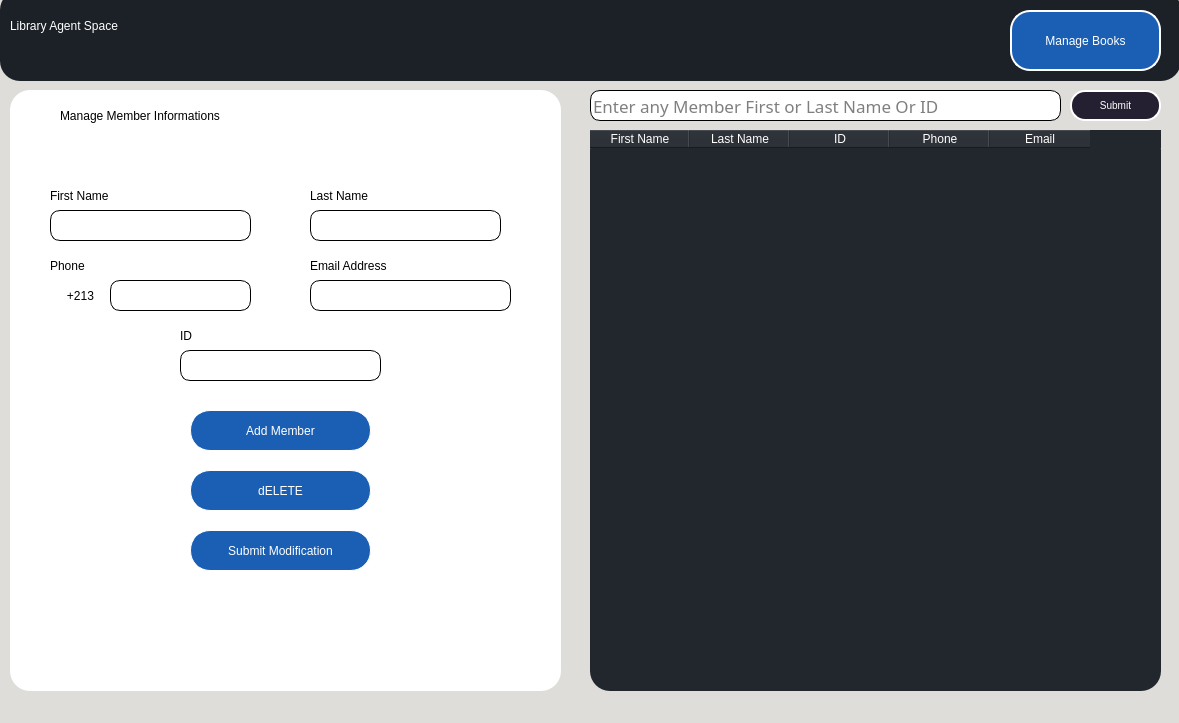
<?xml version="1.0" encoding="UTF-8"?>
<ui version="4.0">
 <class>MembersWidnow</class>
 <widget class="QMainWindow" name="MembersWidnow">
  <property name="geometry">
   <rect>
    <x>0</x>
    <y>0</y>
    <width>1179</width>
    <height>723</height>
   </rect>
  </property>
  <property name="windowTitle">
   <string>Manage Members</string>
  </property>
  <property name="styleSheet">
   <string notr="true">background-color: rgb(222, 221, 218);</string>
  </property>
  <widget class="QWidget" name="MembersWindow">
   <widget class="QFrame" name="frame_5">
    <property name="geometry">
     <rect>
      <x>0</x>
      <y>-10</y>
      <width>1181</width>
      <height>91</height>
     </rect>
    </property>
    <property name="styleSheet">
     <string notr="true">border: 1px ;
border-radius: 20px;
background-color: rgb(28, 33, 40);</string>
    </property>
    <property name="frameShape">
     <enum>QFrame::StyledPanel</enum>
    </property>
    <property name="frameShadow">
     <enum>QFrame::Raised</enum>
    </property>
    <widget class="QLabel" name="label20">
     <property name="geometry">
      <rect>
       <x>10</x>
       <y>0</y>
       <width>411</width>
       <height>71</height>
      </rect>
     </property>
     <property name="styleSheet">
      <string notr="true">font: 63 italic 30pt &quot;URW Bookman&quot;;
color:white;
background-color: rgba(28, 113, 216, 0);</string>
     </property>
     <property name="text">
      <string>Library Agent Space</string>
     </property>
    </widget>
    <widget class="QPushButton" name="icon">
     <property name="geometry">
      <rect>
       <x>380</x>
       <y>10</y>
       <width>91</width>
       <height>61</height>
      </rect>
     </property>
     <property name="styleSheet">
      <string notr="true">background-color: rgba(42, 41, 41, 0);</string>
     </property>
     <property name="text">
      <string/>
     </property>
     <property name="icon">
      <iconset>
       <normaloff>Assets/milky-way.png</normaloff>Assets/milky-way.png</iconset>
     </property>
     <property name="iconSize">
      <size>
       <width>50</width>
       <height>50</height>
      </size>
     </property>
    </widget>
    <widget class="QPushButton" name="MANAGE_BOOKS">
     <property name="geometry">
      <rect>
       <x>1010</x>
       <y>20</y>
       <width>151</width>
       <height>61</height>
      </rect>
     </property>
     <property name="styleSheet">
      <string notr="true">
QPushButton {
	
	
	background-color: rgb(26, 95, 180);
    border: 2px solid white;
    border-radius: 20px;
    border-style: outset;
    padding: 5px;
    transition: all .5s ease;
    color: white;
    font-family:'Montserrat', sans-serif;
    text-transform: uppercase;
    text-align: center;
    line-height: 1;
    font-size: 12px;
    padding: 10px;
    outline: none;
    
    
}
QPushButton:hover {
    color:rgb(0, 137, 236);;
    background-color: white;;
}
</string>
     </property>
     <property name="text">
      <string>Manage Books</string>
     </property>
     <property name="icon">
      <iconset>
       <normaloff>Icons/programmer.png</normaloff>Icons/programmer.png</iconset>
     </property>
     <property name="iconSize">
      <size>
       <width>25</width>
       <height>25</height>
      </size>
     </property>
    </widget>
   </widget>
   <widget class="QTableWidget" name="Members_table">
    <property name="geometry">
     <rect>
      <x>590</x>
      <y>130</y>
      <width>571</width>
      <height>561</height>
     </rect>
    </property>
    <property name="styleSheet">
     <string notr="true">color:white;
border: 1px ;
border-radius: 20px;
background-color: rgb(34, 39, 46);</string>
    </property>
    <property name="editTriggers">
     <set>QAbstractItemView::NoEditTriggers</set>
    </property>
    <column>
     <property name="text">
      <string>First Name</string>
     </property>
    </column>
    <column>
     <property name="text">
      <string>Last Name</string>
     </property>
    </column>
    <column>
     <property name="text">
      <string>ID</string>
     </property>
    </column>
    <column>
     <property name="text">
      <string>Phone</string>
     </property>
    </column>
    <column>
     <property name="text">
      <string>Email</string>
     </property>
    </column>
   </widget>
   <widget class="QLabel" name="label22">
    <property name="geometry">
     <rect>
      <x>310</x>
      <y>180</y>
      <width>101</width>
      <height>31</height>
     </rect>
    </property>
    <property name="styleSheet">
     <string notr="true">font: 75 16pt &quot;Ubuntu&quot;;
background-color: rgba(42, 41, 41, 0);</string>
    </property>
    <property name="text">
     <string>Last Name</string>
    </property>
   </widget>
   <widget class="QLabel" name="label23">
    <property name="geometry">
     <rect>
      <x>50</x>
      <y>250</y>
      <width>61</width>
      <height>31</height>
     </rect>
    </property>
    <property name="styleSheet">
     <string notr="true">font: 75 16pt &quot;Ubuntu&quot;;
background-color: rgba(65, 191, 64, 0);</string>
    </property>
    <property name="text">
     <string>Phone</string>
    </property>
   </widget>
   <widget class="QLabel" name="label21">
    <property name="geometry">
     <rect>
      <x>50</x>
      <y>180</y>
      <width>101</width>
      <height>31</height>
     </rect>
    </property>
    <property name="styleSheet">
     <string notr="true">font: 75 16pt &quot;Ubuntu&quot;;
background-color: rgba(42, 41, 41, 0);</string>
    </property>
    <property name="text">
     <string>First Name</string>
    </property>
   </widget>
   <widget class="QLineEdit" name="FIRST_NAME">
    <property name="geometry">
     <rect>
      <x>50</x>
      <y>210</y>
      <width>201</width>
      <height>31</height>
     </rect>
    </property>
    <property name="font">
     <font>
      <family>Ubuntu Mono</family>
      <pointsize>13</pointsize>
      <weight>9</weight>
      <italic>false</italic>
      <bold>false</bold>
     </font>
    </property>
    <property name="styleSheet">
     <string notr="true">background-color: white;
border-style: solid;
border-width: 1px;
border-color:black;
border-radius: 10px;
font: 75 13pt &quot;Ubuntu Mono&quot;;


</string>
    </property>
    <property name="maxLength">
     <number>100</number>
    </property>
    <property name="echoMode">
     <enum>QLineEdit::Normal</enum>
    </property>
    <property name="dragEnabled">
     <bool>true</bool>
    </property>
    <property name="placeholderText">
     <string/>
    </property>
    <property name="cursorMoveStyle">
     <enum>Qt::LogicalMoveStyle</enum>
    </property>
    <property name="clearButtonEnabled">
     <bool>true</bool>
    </property>
   </widget>
   <widget class="QLineEdit" name="LAST_NAME">
    <property name="geometry">
     <rect>
      <x>310</x>
      <y>210</y>
      <width>191</width>
      <height>31</height>
     </rect>
    </property>
    <property name="font">
     <font>
      <family>Ubuntu Mono</family>
      <pointsize>13</pointsize>
      <weight>9</weight>
      <italic>false</italic>
      <bold>false</bold>
     </font>
    </property>
    <property name="styleSheet">
     <string notr="true">background-color: white;
border-style: solid;
border-width: 1px;
border-color:black;
border-radius: 10px;
font: 75 13pt &quot;Ubuntu Mono&quot;;


</string>
    </property>
    <property name="maxLength">
     <number>100</number>
    </property>
    <property name="echoMode">
     <enum>QLineEdit::Normal</enum>
    </property>
    <property name="dragEnabled">
     <bool>true</bool>
    </property>
    <property name="placeholderText">
     <string/>
    </property>
    <property name="cursorMoveStyle">
     <enum>Qt::LogicalMoveStyle</enum>
    </property>
    <property name="clearButtonEnabled">
     <bool>true</bool>
    </property>
   </widget>
   <widget class="QLineEdit" name="PHONE">
    <property name="geometry">
     <rect>
      <x>110</x>
      <y>280</y>
      <width>141</width>
      <height>31</height>
     </rect>
    </property>
    <property name="font">
     <font>
      <family>Ubuntu Mono</family>
      <pointsize>13</pointsize>
      <weight>9</weight>
      <italic>false</italic>
      <bold>false</bold>
     </font>
    </property>
    <property name="styleSheet">
     <string notr="true">background-color: white;
border-style: solid;
border-width: 1px;
border-color:black;
border-radius: 10px;
font: 75 13pt &quot;Ubuntu Mono&quot;;


</string>
    </property>
    <property name="maxLength">
     <number>10</number>
    </property>
    <property name="echoMode">
     <enum>QLineEdit::Normal</enum>
    </property>
    <property name="dragEnabled">
     <bool>true</bool>
    </property>
    <property name="placeholderText">
     <string/>
    </property>
    <property name="cursorMoveStyle">
     <enum>Qt::LogicalMoveStyle</enum>
    </property>
    <property name="clearButtonEnabled">
     <bool>true</bool>
    </property>
   </widget>
   <widget class="QFrame" name="frame_15">
    <property name="geometry">
     <rect>
      <x>10</x>
      <y>90</y>
      <width>551</width>
      <height>601</height>
     </rect>
    </property>
    <property name="styleSheet">
     <string notr="true">border: 1px;
border-radius: 20px;
background-color: white;</string>
    </property>
    <property name="frameShape">
     <enum>QFrame::StyledPanel</enum>
    </property>
    <property name="frameShadow">
     <enum>QFrame::Raised</enum>
    </property>
    <widget class="QLabel" name="label20_2">
     <property name="geometry">
      <rect>
       <x>50</x>
       <y>-10</y>
       <width>421</width>
       <height>71</height>
      </rect>
     </property>
     <property name="styleSheet">
      <string notr="true">font: 63 italic 22pt &quot;URW Bookman&quot;;
color:black;
background-color: rgba(28, 113, 216, 0);</string>
     </property>
     <property name="text">
      <string>Manage Member Informations</string>
     </property>
    </widget>
    <widget class="QPushButton" name="SUBMIT_MODIFICATION">
     <property name="geometry">
      <rect>
       <x>180</x>
       <y>440</y>
       <width>181</width>
       <height>41</height>
      </rect>
     </property>
     <property name="styleSheet">
      <string notr="true">
QPushButton {
	
	background-color: rgb(26, 95, 180);
    border: 1px solid white;
    border-radius: 20px;
    border-style: outset;
    padding: 5px;
    transition: all .5s ease;
    color: white;
    font-family:'Montserrat', sans-serif;
    text-transform: uppercase;
    text-align: center;
    line-height: 1;
    font-size: 12px;
    padding: 10px;
    outline: none;
    
    
}
QPushButton:hover {
    color:rgb(0, 137, 236);;
    background-color: white;;
}
</string>
     </property>
     <property name="text">
      <string>Submit Modification</string>
     </property>
     <property name="icon">
      <iconset>
       <normaloff>Assets/write.png</normaloff>Assets/write.png</iconset>
     </property>
     <property name="iconSize">
      <size>
       <width>20</width>
       <height>20</height>
      </size>
     </property>
    </widget>
    <widget class="QPushButton" name="DELETE">
     <property name="geometry">
      <rect>
       <x>180</x>
       <y>380</y>
       <width>181</width>
       <height>41</height>
      </rect>
     </property>
     <property name="styleSheet">
      <string notr="true">
QPushButton {
	
	background-color: rgb(26, 95, 180);
    border: 1px solid white;
    border-radius: 20px;
    border-style: outset;
    padding: 5px;
    transition: all .5s ease;
    color: white;
    font-family:'Montserrat', sans-serif;
    text-transform: uppercase;
    text-align: center;
    line-height: 1;
    font-size: 12px;
    padding: 10px;
    outline: none;
    
    
}
QPushButton:hover {
    color:rgb(0, 137, 236);;
    background-color: white;;
}
</string>
     </property>
     <property name="text">
      <string>dELETE</string>
     </property>
     <property name="icon">
      <iconset>
       <normaloff>Assets/delete.png</normaloff>Assets/delete.png</iconset>
     </property>
     <property name="iconSize">
      <size>
       <width>20</width>
       <height>20</height>
      </size>
     </property>
    </widget>
    <widget class="QPushButton" name="ADDMEMBER">
     <property name="geometry">
      <rect>
       <x>180</x>
       <y>320</y>
       <width>181</width>
       <height>41</height>
      </rect>
     </property>
     <property name="styleSheet">
      <string notr="true">
QPushButton {
	
	background-color: rgb(26, 95, 180);
    border: 1px solid white;
    border-radius: 20px;
    border-style: outset;
    padding: 5px;
    transition: all .5s ease;
    color: white;
    font-family:'Montserrat', sans-serif;
    text-transform: uppercase;
    text-align: center;
    line-height: 1;
    font-size: 12px;
    padding: 10px;
    outline: none;
    
    
}
QPushButton:hover {
    color:rgb(0, 137, 236);;
    background-color: white;;
}
</string>
     </property>
     <property name="text">
      <string>Add Member</string>
     </property>
     <property name="icon">
      <iconset>
       <normaloff>Assets/add-user.png</normaloff>Assets/add-user.png</iconset>
     </property>
     <property name="iconSize">
      <size>
       <width>20</width>
       <height>20</height>
      </size>
     </property>
    </widget>
    <widget class="QLineEdit" name="EMAIL_ADDRESS">
     <property name="geometry">
      <rect>
       <x>300</x>
       <y>190</y>
       <width>201</width>
       <height>31</height>
      </rect>
     </property>
     <property name="font">
      <font>
       <family>Ubuntu Mono</family>
       <pointsize>13</pointsize>
       <weight>9</weight>
       <italic>false</italic>
       <bold>false</bold>
      </font>
     </property>
     <property name="styleSheet">
      <string notr="true">background-color: white;
border-style: solid;
border-width: 1px;
border-color:black;
border-radius: 10px;
font: 75 13pt &quot;Ubuntu Mono&quot;;


</string>
     </property>
     <property name="maxLength">
      <number>100</number>
     </property>
     <property name="echoMode">
      <enum>QLineEdit::Normal</enum>
     </property>
     <property name="dragEnabled">
      <bool>true</bool>
     </property>
     <property name="placeholderText">
      <string/>
     </property>
     <property name="cursorMoveStyle">
      <enum>Qt::LogicalMoveStyle</enum>
     </property>
     <property name="clearButtonEnabled">
      <bool>true</bool>
     </property>
    </widget>
    <widget class="QLabel" name="label23_2">
     <property name="geometry">
      <rect>
       <x>300</x>
       <y>160</y>
       <width>131</width>
       <height>31</height>
      </rect>
     </property>
     <property name="styleSheet">
      <string notr="true">font: 75 16pt &quot;Ubuntu&quot;;
background-color: rgba(65, 191, 64, 0);</string>
     </property>
     <property name="text">
      <string>Email Address</string>
     </property>
    </widget>
    <widget class="QLabel" name="label23_4">
     <property name="geometry">
      <rect>
       <x>170</x>
       <y>230</y>
       <width>121</width>
       <height>31</height>
      </rect>
     </property>
     <property name="styleSheet">
      <string notr="true">font: 75 16pt &quot;Ubuntu&quot;;
background-color: rgba(65, 191, 64, 0);</string>
     </property>
     <property name="text">
      <string>ID</string>
     </property>
    </widget>
    <widget class="QLineEdit" name="ID">
     <property name="geometry">
      <rect>
       <x>170</x>
       <y>260</y>
       <width>201</width>
       <height>31</height>
      </rect>
     </property>
     <property name="font">
      <font>
       <family>Ubuntu Mono</family>
       <pointsize>13</pointsize>
       <weight>9</weight>
       <italic>false</italic>
       <bold>false</bold>
      </font>
     </property>
     <property name="styleSheet">
      <string notr="true">background-color: white;
border-style: solid;
border-width: 1px;
border-color:black;
border-radius: 10px;
font: 75 13pt &quot;Ubuntu Mono&quot;;


</string>
     </property>
     <property name="maxLength">
      <number>10</number>
     </property>
     <property name="echoMode">
      <enum>QLineEdit::Normal</enum>
     </property>
     <property name="dragEnabled">
      <bool>true</bool>
     </property>
     <property name="placeholderText">
      <string/>
     </property>
     <property name="cursorMoveStyle">
      <enum>Qt::LogicalMoveStyle</enum>
     </property>
     <property name="clearButtonEnabled">
      <bool>true</bool>
     </property>
    </widget>
    <widget class="QPushButton" name="delete_book_5">
     <property name="geometry">
      <rect>
       <x>40</x>
       <y>180</y>
       <width>61</width>
       <height>51</height>
      </rect>
     </property>
     <property name="styleSheet">
      <string notr="true">font: 75 13pt &quot;Ubuntu&quot;;</string>
     </property>
     <property name="text">
      <string>+213</string>
     </property>
     <property name="icon">
      <iconset>
       <normaloff>Assets/algeria.png</normaloff>Assets/algeria.png</iconset>
     </property>
     <property name="iconSize">
      <size>
       <width>20</width>
       <height>20</height>
      </size>
     </property>
    </widget>
   </widget>
   <widget class="QLineEdit" name="SEARCH_FIELD">
    <property name="geometry">
     <rect>
      <x>590</x>
      <y>90</y>
      <width>471</width>
      <height>31</height>
     </rect>
    </property>
    <property name="font">
     <font>
      <family>Ubuntu Mono</family>
      <pointsize>13</pointsize>
      <weight>9</weight>
      <italic>false</italic>
      <bold>false</bold>
     </font>
    </property>
    <property name="styleSheet">
     <string notr="true">background-color: white;
border-style: solid;
border-width: 1px;
border-color:black;
border-radius: 10px;
font: 75 13pt &quot;Ubuntu Mono&quot;;


</string>
    </property>
    <property name="maxLength">
     <number>100</number>
    </property>
    <property name="echoMode">
     <enum>QLineEdit::Normal</enum>
    </property>
    <property name="dragEnabled">
     <bool>true</bool>
    </property>
    <property name="placeholderText">
     <string>Enter any Member First or Last Name Or ID</string>
    </property>
    <property name="cursorMoveStyle">
     <enum>Qt::LogicalMoveStyle</enum>
    </property>
    <property name="clearButtonEnabled">
     <bool>true</bool>
    </property>
   </widget>
   <widget class="QPushButton" name="SUBMIT">
    <property name="geometry">
     <rect>
      <x>1070</x>
      <y>90</y>
      <width>91</width>
      <height>31</height>
     </rect>
    </property>
    <property name="styleSheet">
     <string notr="true">
QPushButton {
	
	background-color: rgb(36, 31, 49);
    border: 2px solid white;
    border-radius: 15px;
    border-style: outset;
    padding: 5px;
    transition: all .5s ease;
    color: white;
    font-family:'Montserrat', sans-serif;
    text-transform: uppercase;
    text-align: center;
    line-height: 1;
    font-size: 10px;
    padding: 0px;
    outline: none;
    
    
}
QPushButton:hover {
    color:rgb(0, 137, 236);;
    background-color: white;;
}
</string>
    </property>
    <property name="text">
     <string>Submit</string>
    </property>
    <property name="icon">
     <iconset>
      <normaloff>../Library Management/Windows_Ui/Assets/Ui/Icons/magnifying-glass.png</normaloff>../Library Management/Windows_Ui/Assets/Ui/Icons/magnifying-glass.png</iconset>
    </property>
    <property name="iconSize">
     <size>
      <width>17</width>
      <height>17</height>
     </size>
    </property>
   </widget>
   <zorder>frame_15</zorder>
   <zorder>frame_5</zorder>
   <zorder>Members_table</zorder>
   <zorder>label22</zorder>
   <zorder>label23</zorder>
   <zorder>label21</zorder>
   <zorder>FIRST_NAME</zorder>
   <zorder>LAST_NAME</zorder>
   <zorder>PHONE</zorder>
   <zorder>SEARCH_FIELD</zorder>
   <zorder>SUBMIT</zorder>
  </widget>
  <widget class="QMenuBar" name="menubar">
   <property name="geometry">
    <rect>
     <x>0</x>
     <y>0</y>
     <width>1179</width>
     <height>22</height>
    </rect>
   </property>
  </widget>
 </widget>
 <resources/>
 <connections/>
</ui>
